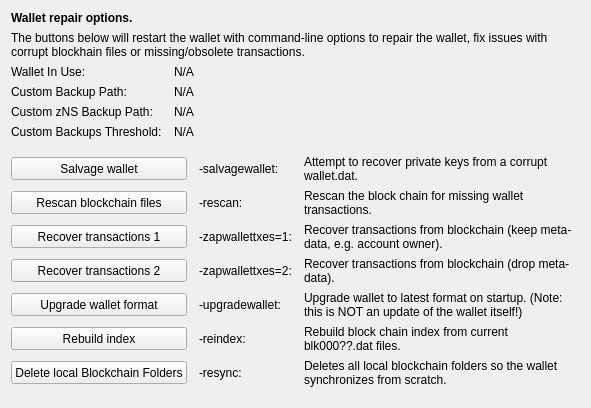
     <widget class="QWidget" name="tab_repair">
      <attribute name="title">
       <string>&amp;Wallet Repair</string>
      </attribute>
      <layout class="QGridLayout" name="gridLayout_4" columnstretch="0,0,0,0">
       <property name="horizontalSpacing">
        <number>12</number>
       </property>
       <item row="0" column="0" colspan="4">
        <widget class="QLabel" name="label_repair_header">
         <property name="font">
          <font>
           <weight>75</weight>
           <bold>true</bold>
          </font>
         </property>
         <property name="text">
          <string>Wallet repair options.</string>
         </property>
        </widget>
       </item>
       <item row="1" column="0" colspan="4">
        <widget class="QLabel" name="label_repair_helptext">
         <property name="font">
          <font>
           <weight>50</weight>
           <bold>false</bold>
          </font>
         </property>
         <property name="text">
          <string>The buttons below will restart the wallet with command-line options to repair the wallet, fix issues with corrupt blockhain files or missing/obsolete transactions.</string>
         </property>
         <property name="wordWrap">
          <bool>true</bool>
         </property>
        </widget>
       </item>
       <item row="2" column="0">
        <widget class="QLabel" name="wallet_path_label">
         <property name="text">
          <string>Wallet In Use:</string>
         </property>
        </widget>
       </item>
       <item row="2" column="1" colspan="3">
        <widget class="QLabel" name="wallet_path">
         <property name="cursor">
          <cursorShape>IBeamCursor</cursorShape>
         </property>
         <property name="text">
          <string>N/A</string>
         </property>
         <property name="textFormat">
          <enum>Qt::PlainText</enum>
         </property>
         <property name="textInteractionFlags">
          <set>Qt::LinksAccessibleByMouse|Qt::TextSelectableByKeyboard|Qt::TextSelectableByMouse</set>
         </property>
        </widget>
       </item>
       <item row="3" column="0">
        <widget class="QLabel" name="wallet_custombackuppath_label">
         <property name="visible">
          <bool>false</bool>
         </property>
         <property name="text">
          <string>Custom Backup Path:</string>
         </property>
        </widget>
       </item>
       <item row="3" column="1" colspan="3">
        <widget class="QLabel" name="wallet_custombackuppath">
         <property name="cursor">
          <cursorShape>IBeamCursor</cursorShape>
         </property>
         <property name="visible">
          <bool>false</bool>
         </property>
         <property name="text">
          <string>N/A</string>
         </property>
         <property name="textFormat">
          <enum>Qt::PlainText</enum>
         </property>
         <property name="textInteractionFlags">
          <set>Qt::LinksAccessibleByMouse|Qt::TextSelectableByKeyboard|Qt::TextSelectableByMouse</set>
         </property>
        </widget>
       </item>
       <item row="4" column="0">
        <widget class="QLabel" name="wallet_customzpivbackuppath_label">
         <property name="visible">
          <bool>false</bool>
         </property>
         <property name="text">
          <string>Custom zNS Backup Path:</string>
         </property>
        </widget>
       </item>
       <item row="4" column="1" colspan="3">
        <widget class="QLabel" name="wallet_customzpivbackuppath">
         <property name="cursor">
          <cursorShape>IBeamCursor</cursorShape>
         </property>
         <property name="visible">
          <bool>false</bool>
         </property>
         <property name="text">
          <string>N/A</string>
         </property>
         <property name="textFormat">
          <enum>Qt::PlainText</enum>
         </property>
         <property name="textInteractionFlags">
          <set>Qt::LinksAccessibleByMouse|Qt::TextSelectableByKeyboard|Qt::TextSelectableByMouse</set>
         </property>
        </widget>
       </item>
       <item row="5" column="0">
        <widget class="QLabel" name="wallet_custombackupthreshold_label">
         <property name="visible">
          <bool>false</bool>
         </property>
         <property name="text">
          <string>Custom Backups Threshold:</string>
         </property>
        </widget>
       </item>
       <item row="5" column="1" colspan="3">
        <widget class="QLabel" name="wallet_custombackupthreshold">
         <property name="cursor">
          <cursorShape>IBeamCursor</cursorShape>
         </property>
         <property name="visible">
          <bool>false</bool>
         </property>
         <property name="text">
          <string>N/A</string>
         </property>
         <property name="textFormat">
          <enum>Qt::PlainText</enum>
         </property>
         <property name="textInteractionFlags">
          <set>Qt::LinksAccessibleByMouse|Qt::TextSelectableByKeyboard|Qt::TextSelectableByMouse</set>
         </property>
        </widget>
       </item>
       <item row="6" column="0">
        <spacer name="verticalSpacer_repair1">
         <property name="orientation">
          <enum>Qt::Vertical</enum>
         </property>
         <property name="sizeHint" stdset="0">
          <size>
           <width>10</width>
           <height>10</height>
          </size>
         </property>
        </spacer>
       </item>
       <item row="7" column="0" colspan="2">
        <widget class="QPushButton" name="btn_salvagewallet">
         <property name="minimumSize">
          <size>
           <width>100</width>
           <height>23</height>
          </size>
         </property>
         <property name="text">
          <string>Salvage wallet</string>
         </property>
        </widget>
       </item>
       <item row="7" column="2">
        <widget class="QLabel" name="label_repair_salvage_command">
         <property name="text">
          <string notr="true">-salvagewallet:</string>
         </property>
        </widget>
       </item>
       <item row="7" column="3">
        <widget class="QLabel" name="label_repair_salvage">
         <property name="text">
          <string>Attempt to recover private keys from a corrupt wallet.dat.</string>
         </property>
         <property name="wordWrap">
          <bool>true</bool>
         </property>
        </widget>
       </item>
       <item row="8" column="0" colspan="2">
        <widget class="QPushButton" name="btn_rescan">
         <property name="minimumSize">
          <size>
           <width>100</width>
           <height>23</height>
          </size>
         </property>
         <property name="text">
          <string>Rescan blockchain files</string>
         </property>
        </widget>
       </item>
       <item row="8" column="2">
        <widget class="QLabel" name="label_repair_rescan_command">
         <property name="text">
          <string notr="true">-rescan:</string>
         </property>
        </widget>
       </item>
       <item row="8" column="3">
        <widget class="QLabel" name="label_repair_rescan">
         <property name="text">
          <string>Rescan the block chain for missing wallet transactions.</string>
         </property>
         <property name="wordWrap">
          <bool>true</bool>
         </property>
        </widget>
       </item>
       <item row="9" column="0" colspan="2">
        <widget class="QPushButton" name="btn_zapwallettxes1">
         <property name="minimumSize">
          <size>
           <width>100</width>
           <height>23</height>
          </size>
         </property>
         <property name="text">
          <string>Recover transactions 1</string>
         </property>
        </widget>
       </item>
       <item row="9" column="2">
        <widget class="QLabel" name="label_repair_zap1_command">
         <property name="text">
          <string notr="true">-zapwallettxes=1:</string>
         </property>
        </widget>
       </item>
       <item row="9" column="3">
        <widget class="QLabel" name="label_repair_zap1">
         <property name="text">
          <string>Recover transactions from blockchain (keep meta-data, e.g. account owner).</string>
         </property>
         <property name="wordWrap">
          <bool>true</bool>
         </property>
        </widget>
       </item>
       <item row="10" column="0" colspan="2">
        <widget class="QPushButton" name="btn_zapwallettxes2">
         <property name="minimumSize">
          <size>
           <width>100</width>
           <height>23</height>
          </size>
         </property>
         <property name="text">
          <string>Recover transactions 2</string>
         </property>
        </widget>
       </item>
       <item row="10" column="2">
        <widget class="QLabel" name="label_repair_zap2_command">
         <property name="text">
          <string notr="true">-zapwallettxes=2:</string>
         </property>
        </widget>
       </item>
       <item row="10" column="3">
        <widget class="QLabel" name="label_repair_zap2">
         <property name="text">
          <string>Recover transactions from blockchain (drop meta-data).</string>
         </property>
         <property name="wordWrap">
          <bool>true</bool>
         </property>
        </widget>
       </item>
       <item row="11" column="0" colspan="2">
        <widget class="QPushButton" name="btn_upgradewallet">
         <property name="minimumSize">
          <size>
           <width>100</width>
           <height>23</height>
          </size>
         </property>
         <property name="text">
          <string>Upgrade wallet format</string>
         </property>
        </widget>
       </item>
       <item row="11" column="2">
        <widget class="QLabel" name="label_repair_upgrade_command">
         <property name="text">
          <string notr="true">-upgradewallet:</string>
         </property>
        </widget>
       </item>
       <item row="11" column="3">
        <widget class="QLabel" name="label_repair_upgrade">
         <property name="text">
          <string>Upgrade wallet to latest format on startup. (Note: this is NOT an update of the wallet itself!)</string>
         </property>
         <property name="wordWrap">
          <bool>true</bool>
         </property>
        </widget>
       </item>
       <item row="12" column="0" colspan="2">
        <widget class="QPushButton" name="btn_reindex">
         <property name="minimumSize">
          <size>
           <width>100</width>
           <height>23</height>
          </size>
         </property>
         <property name="text">
          <string>Rebuild index</string>
         </property>
        </widget>
       </item>
       <item row="12" column="2">
        <widget class="QLabel" name="label_repair_reindex_command">
         <property name="text">
          <string notr="true">-reindex:</string>
         </property>
        </widget>
       </item>
       <item row="12" column="3">
        <widget class="QLabel" name="label_repair_reindex">
         <property name="text">
          <string>Rebuild block chain index from current blk000??.dat files.</string>
         </property>
         <property name="wordWrap">
          <bool>true</bool>
         </property>
        </widget>
       </item>
       <item row="13" column="0" colspan="2">
        <widget class="QPushButton" name="btn_resync">
         <property name="minimumSize">
          <size>
           <width>100</width>
           <height>23</height>
          </size>
         </property>
         <property name="text">
          <string>Delete local Blockchain Folders</string>
         </property>
        </widget>
       </item>
       <item row="13" column="2">
        <widget class="QLabel" name="label_repair_resync_command">
         <property name="text">
          <string>-resync:</string>
         </property>
        </widget>
       </item>
       <item row="13" column="3">
        <widget class="QLabel" name="label_repair_resync">
         <property name="text">
          <string>Deletes all local blockchain folders so the wallet synchronizes from scratch.</string>
         </property>
         <property name="wordWrap">
          <bool>true</bool>
         </property>
        </widget>
       </item>
       <item row="14" column="0">
        <spacer name="verticalSpacer_repair2">
         <property name="orientation">
          <enum>Qt::Vertical</enum>
         </property>
         <property name="sizeHint" stdset="0">
          <size>
           <width>20</width>
           <height>10</height>
          </size>
         </property>
        </spacer>
       </item>
      </layout>
     </widget>
